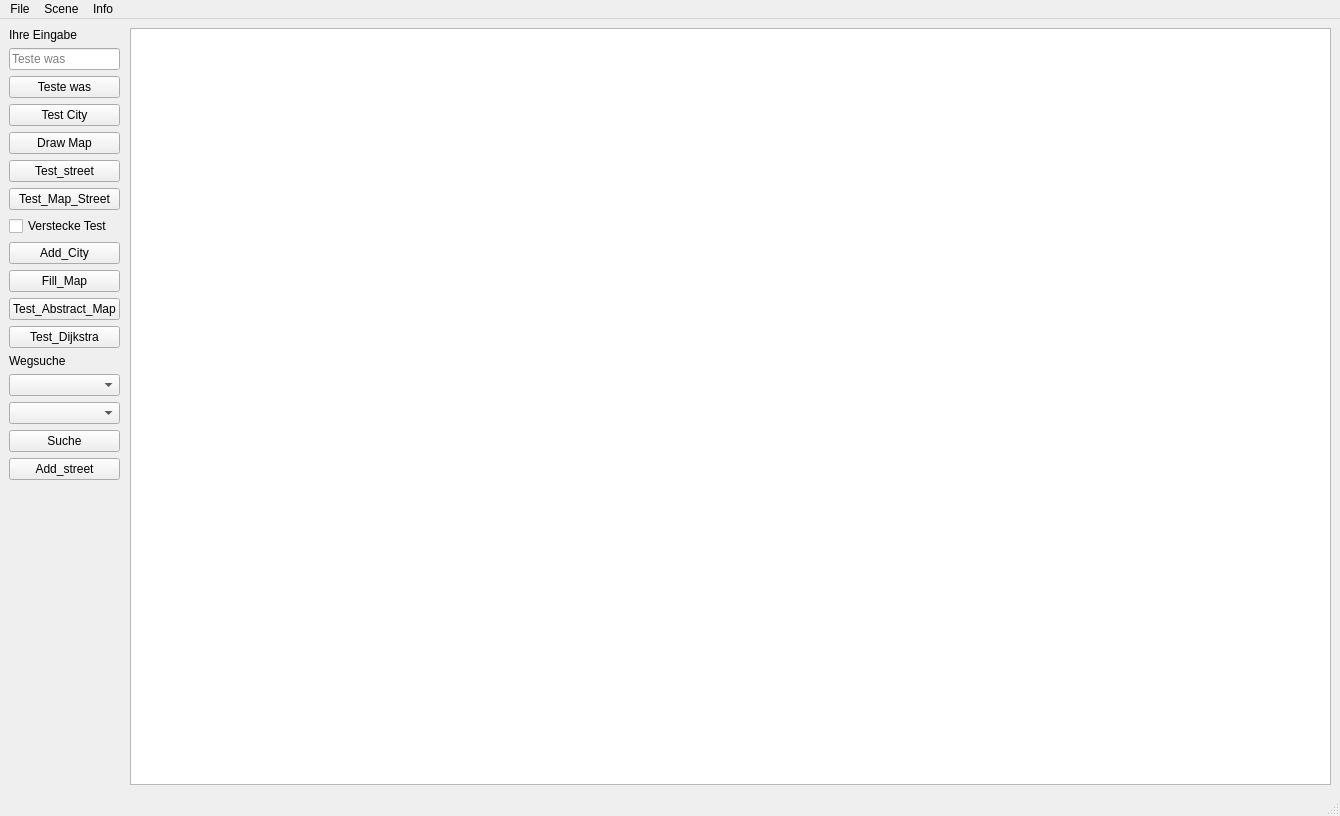
<?xml version="1.0" encoding="UTF-8"?>
<ui version="4.0">
 <class>MainWindow</class>
 <widget class="QMainWindow" name="MainWindow">
  <property name="geometry">
   <rect>
    <x>0</x>
    <y>0</y>
    <width>1340</width>
    <height>816</height>
   </rect>
  </property>
  <property name="windowTitle">
   <string>MainWindow</string>
  </property>
  <widget class="QWidget" name="centralwidget">
   <layout class="QGridLayout" name="gridLayout" columnstretch="0,1">
    <property name="horizontalSpacing">
     <number>10</number>
    </property>
    <property name="verticalSpacing">
     <number>6</number>
    </property>
    <item row="2" column="0">
     <widget class="QPushButton" name="pushButton_teste_was">
      <property name="toolTip">
       <string>Hallo</string>
      </property>
      <property name="text">
       <string>Teste was</string>
      </property>
     </widget>
    </item>
    <item row="12" column="0">
     <widget class="QLabel" name="label">
      <property name="text">
       <string>Wegsuche</string>
      </property>
     </widget>
    </item>
    <item row="1" column="0">
     <widget class="QLineEdit" name="lineEdit_teste_was">
      <property name="placeholderText">
       <string>Teste was</string>
      </property>
      <property name="clearButtonEnabled">
       <bool>true</bool>
      </property>
     </widget>
    </item>
    <item row="10" column="0">
     <widget class="QPushButton" name="Test_Abstract_Map">
      <property name="text">
       <string>Test_Abstract_Map</string>
      </property>
     </widget>
    </item>
    <item row="15" column="0">
     <widget class="QPushButton" name="pushButton_suche">
      <property name="text">
       <string>Suche</string>
      </property>
     </widget>
    </item>
    <item row="7" column="0">
     <widget class="QCheckBox" name="verstecke_test_knoepfe">
      <property name="text">
       <string>Verstecke Test</string>
      </property>
     </widget>
    </item>
    <item row="9" column="0">
     <widget class="QPushButton" name="Fill_Map">
      <property name="text">
       <string>Fill_Map</string>
      </property>
     </widget>
    </item>
    <item row="8" column="0">
     <widget class="QPushButton" name="Add_City">
      <property name="text">
       <string>Add_City</string>
      </property>
     </widget>
    </item>
    <item row="13" column="0">
     <widget class="QComboBox" name="comboBox_cityStart"/>
    </item>
    <item row="4" column="0">
     <widget class="QPushButton" name="Map_Zeichnen">
      <property name="text">
       <string>Draw Map</string>
      </property>
     </widget>
    </item>
    <item row="3" column="0">
     <widget class="QPushButton" name="Test_Draw_City">
      <property name="text">
       <string>Test City</string>
      </property>
     </widget>
    </item>
    <item row="6" column="0">
     <widget class="QPushButton" name="Test_Map_Streets">
      <property name="text">
       <string>Test_Map_Street</string>
      </property>
     </widget>
    </item>
    <item row="5" column="0">
     <widget class="QPushButton" name="Test_Street">
      <property name="text">
       <string>Test_street</string>
      </property>
     </widget>
    </item>
    <item row="0" column="0">
     <widget class="QLabel" name="label_eingabe">
      <property name="text">
       <string>Ihre Eingabe</string>
      </property>
     </widget>
    </item>
    <item row="17" column="0">
     <spacer name="verticalSpacer">
      <property name="orientation">
       <enum>Qt::Vertical</enum>
      </property>
      <property name="sizeHint" stdset="0">
       <size>
        <width>20</width>
        <height>40</height>
       </size>
      </property>
     </spacer>
    </item>
    <item row="0" column="1" rowspan="18">
     <widget class="QGraphicsView" name="view1"/>
    </item>
    <item row="11" column="0">
     <widget class="QPushButton" name="Test_Dijkstra">
      <property name="text">
       <string>Test_Dijkstra</string>
      </property>
     </widget>
    </item>
    <item row="16" column="0">
     <widget class="QPushButton" name="add_street">
      <property name="text">
       <string>Add_street</string>
      </property>
     </widget>
    </item>
    <item row="14" column="0">
     <widget class="QComboBox" name="comboBox_cityEnd"/>
    </item>
   </layout>
  </widget>
  <widget class="QMenuBar" name="menubar">
   <property name="geometry">
    <rect>
     <x>0</x>
     <y>0</y>
     <width>1340</width>
     <height>21</height>
    </rect>
   </property>
   <widget class="QMenu" name="menuFile">
    <property name="title">
     <string>File</string>
    </property>
    <addaction name="actionOpen"/>
    <addaction name="actionSave"/>
    <addaction name="separator"/>
    <addaction name="actionExit"/>
   </widget>
   <widget class="QMenu" name="menuScene">
    <property name="title">
     <string>Scene</string>
    </property>
    <addaction name="actionClear_Scene"/>
   </widget>
   <widget class="QMenu" name="menuAbout">
    <property name="title">
     <string>Info</string>
    </property>
    <addaction name="actionAbout"/>
   </widget>
   <addaction name="menuFile"/>
   <addaction name="menuScene"/>
   <addaction name="menuAbout"/>
  </widget>
  <widget class="QStatusBar" name="statusbar"/>
  <action name="actionOpen">
   <property name="enabled">
    <bool>false</bool>
   </property>
   <property name="text">
    <string>Open</string>
   </property>
  </action>
  <action name="actionSave">
   <property name="enabled">
    <bool>false</bool>
   </property>
   <property name="text">
    <string>Save</string>
   </property>
  </action>
  <action name="actionExit">
   <property name="text">
    <string>Exit</string>
   </property>
   <property name="shortcut">
    <string>Alt+E</string>
   </property>
  </action>
  <action name="actionClear_Scene">
   <property name="text">
    <string>Clear Scene</string>
   </property>
   <property name="shortcut">
    <string>Alt+S</string>
   </property>
  </action>
  <action name="actionAbout">
   <property name="text">
    <string>About</string>
   </property>
  </action>
 </widget>
 <resources/>
 <connections/>
</ui>
